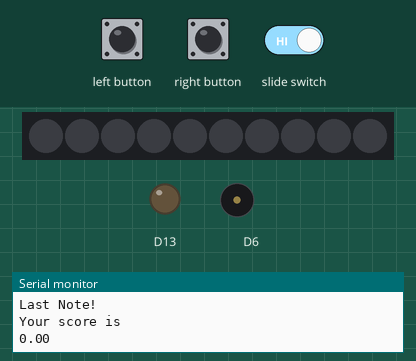
The sketch below on a simulated Adafruit Circuit Playground Express. Parts: 10 RGB LEDs in strip order, left to right, output pins drawn as LEDs (lit = HIGH), buzzer (waves = sounding), the last lines printed to the serial monitor. The test bench sets the inputs (shaded band).

Above: at 1.2 s.
1.3 s: slide switch set LOW
At 3.0 s:
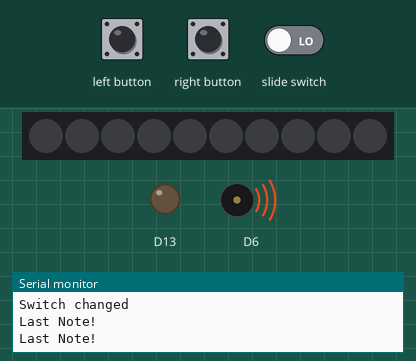
Timing chart, 0 to 9.9 s (numbered marks = the images above; inputs shaded):
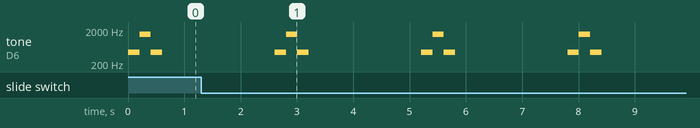

Measured:
- by itself, tone on D6: repeats every 2.6 s: 1479 Hz 0.20 s, 440 Hz 0.20 s, silent 2.0 s, 440 Hz 0.20 s

The sketch:

Final_Project.ino
```cpp
#include <Adafruit_CircuitPlayground.h>

const int switchPin=7;
const int buttonPinA=4;
const int buttonPinB=5;
const int speakerPin=5;
volatile bool switchflag = false;
volatile bool switchState=false;
volatile bool buttonflagA = false;
volatile bool buttonflagB = false;
//variables copied from the studio with the midi function
float midi[127];
int A_four = 440; // a is 440 hz

float count=0;
int noteCount=0;
int midiPrev;
int midiNow;
int midiNext;

int song[][2] =
  {
  {69, 100},
  {69, 100},
  {65, 100},
  {62, 100},
  {62, 200},
  {67, 200},
  {67, 200},
  {67, 200},
  {71, 100},
  {71, 100},
  {72, 100},
  {62, 100},
  {72, 100},
  {72, 100},
  {72, 100},
  {69, 100},
  {65, 200},
  {69, 200},
  {69, 200},
  {69, 200},
  {69, 200},
  {67, 200}
  };

int happyBirthday[11][2] //happy birthday song. Midi values from chat GPT
{
  {60, 200},  // C4 quarter
  {62, 100},  // D4 eighth
  {64, 100},  // E4 eighth
  {65, 200},  // F4 quarter
  {67, 400},  // G4 half
  {69, 200},  // A4 quarter
  {67, 200},  // G4 quarter
  {65, 200},  // F4 quarter
  {64, 200},  // E4 quarter
  {62, 400},  // D4 half
  {60, 800}   // C4 whole
};


int test[3][2]
{
  {69, 200},
  {90, 200},
  {69, 200}
};

void setup() {
  CircuitPlayground.begin();
  Serial.begin(9600);
  CircuitPlayground.begin();
  generateMIDI(); // Calculating midi
  //creating the isr's for the switch and the button
  attachInterrupt(digitalPinToInterrupt(switchPin), ISRSwitch, CHANGE);
  attachInterrupt(digitalPinToInterrupt(buttonPinA), ISRButtonA, RISING);
  attachInterrupt(digitalPinToInterrupt(buttonPinB), ISRButtonB, RISING);
}

//Midi generator given from the course. This function was copied and not modified with the exception of changing x to i.
void generateMIDI()
{
  for (int i = 0; i < 127; ++i)
  {
    midi[i] = (A_four / 32.0) * pow(2.0, ((i - 9.0) / 12.0));
    Serial.println(midi[i]);
  }
}

void ISRSwitch() {
    delay(10);
    switchflag = !switchflag;
    Serial.println("Switch changed");
  }

void ISRButtonA() {
    delay(10);
    buttonflagA = true;
    //Serial.println("button pressed");
  }

void ISRButtonB() {
    delay(10);
    buttonflagB = true;
    //Serial.println("button pressed");
  }


void loop()
{
  /*if (switchflag)
  {
    delay(5);
    switchState = digitalRead(switchPin);
    switchflag = false;
  }
  if (switchState)
  {*/
    for(int i = 0; i < sizeof(test) / sizeof(test[0]); i++) // Calculate how many rows are in the array using: sizeof(song) / sizeof(song[0])
    {
      /*if(buttonflagB)
      {
        count=count+0.5;
      }*/
      //tone(5,midi[test[i][0]]); // found the tone function on https://docs.arduino.cc/language-reference/en/functions/advanced-io/tone/
      //delay(500);
      //noTone(speakerPin);
      //tone(5, midi[test[i][0]], test[i][1]);
      //delay(500);    // Wait for 500 milliseconds
      //noTone(speakerPin);
        if (i==0) //case where we are at the first note in the array
          {
            int midiPrev=midi[test[i][0]];
          }
        else
          {
            int midiPrev=midi[test[i-1][0]];
          }

      int midiNow=midi[test[i][0]]; //establishing these variables to determine what the input should be from the player

      if((i+1)==sizeof(test))
      {
        midiNext=0;
      }
      else
      {
        int midiPrev=midi[test[i-1][0]];
      }


      if(midiNext==0)
        {
          Serial.println("Last Note!");
        }
      else if(midiNext>midiNow)
        {
          Serial.println("Higher");
        }
      else if(midiNext==midiNow)
        {
          Serial.println("Same");
        }
      else
        {
          Serial.println("Lower");
        }

      CircuitPlayground.playTone(midi[test[i][0]], (test[i][1]));//playing the midid value and the frequencey for that step in the array
      //Serial.println(midi[test[i][0]]);


      if (midiNow>midiPrev) //series of if statments to determine whether the player gets a point based off of the frequency change and the input they give
      {
        if(buttonflagB) //checking to see if the person is pressed the button at the end of the note
          {
            count++;
            buttonflagB=false;
          }
      noteCount++;
      }

      if (midiNow==midiPrev)
      {
        if(buttonflagB&&buttonflagA) //checking to see if the person is pressed the button at the end of the note
          {
            count++;
            buttonflagB=false;
            buttonflagA=false;
          }
      noteCount++;
      }

      if(midiNow<midiPrev) //checking to see if the person is pressed the button at the end of the note
      {
        if(buttonflagB)
        {
          count++;
          buttonflagA=false;
        }
      noteCount++;
      }
    }
  Serial.println("Your score is");
  Serial.println(count);
  count=0;
  delay(2000);
  //}

}


//tone gnereating function from https://learn.adafruit.com/circuit-playground-music/using-the-circuit-playground-speaker
/*
void makeTone (int frequencyInHertz, long timeInMilliseconds)
{
  int x;
  long delayAmount = (long)(1000000/frequencyInHertz);
  long loopTime = (long)((timeInMilliseconds*1000)/(delayAmount*2));
  for (x=0; x<loopTime; x++)
  {        // the wave will be symetrical (same time high & low)
     digitalWrite(speakerPin,HIGH);   // Set the pin high
     delayMicroseconds(delayAmount);  // and make the tall part of the wave
     digitalWrite(speakerPin,LOW);    // switch the pin back to low
     delayMicroseconds(delayAmount);  // and make the bottom part of the wave
  }
}*/
```
